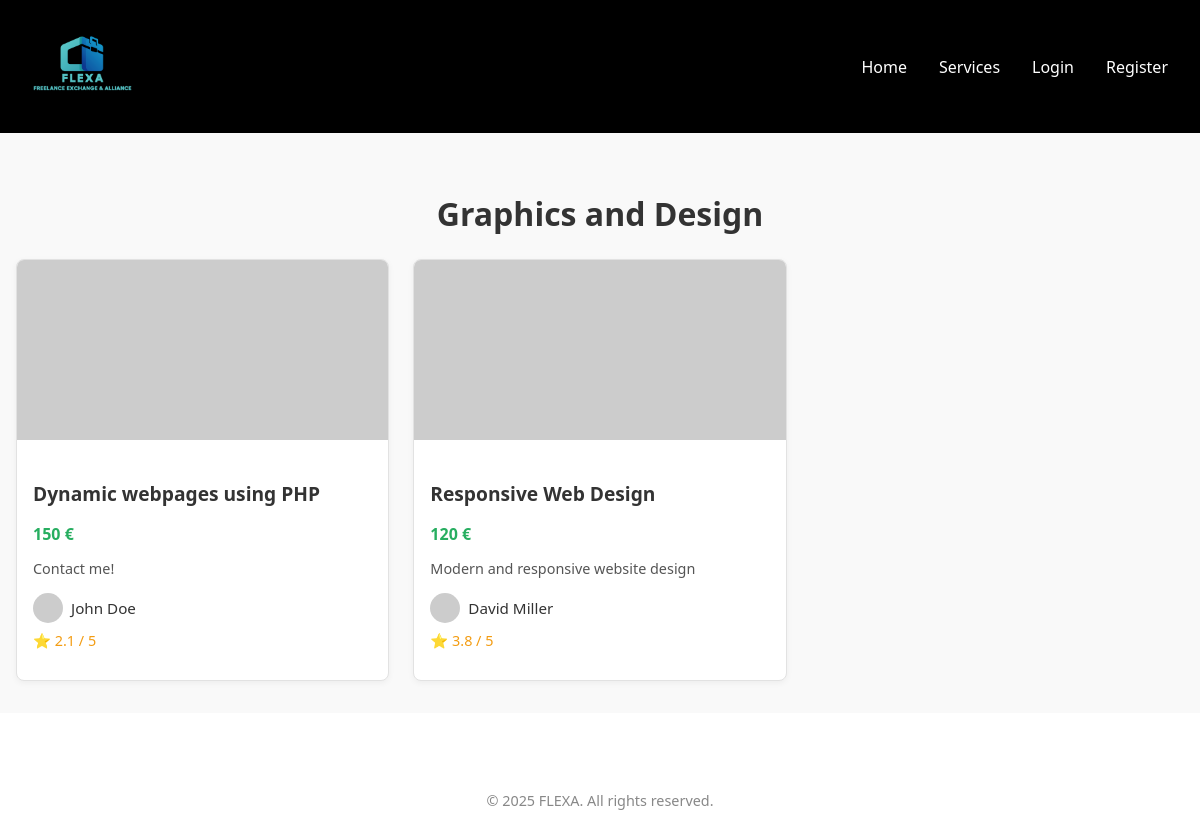
Before: /pages/category.php?name=Graphics+and+Design with the older database file.
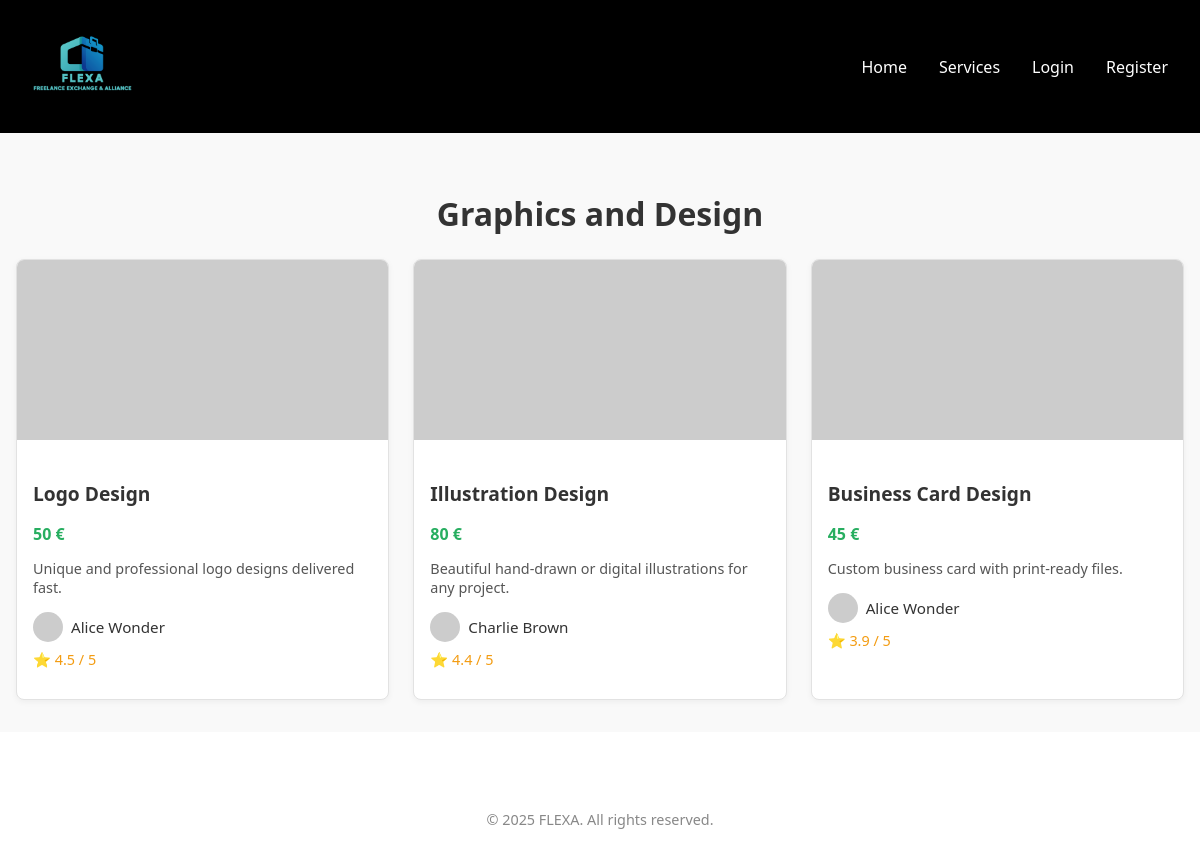
After: the same page with the newer database file.
### tables this page shows
CREATE TABLE Service
(
    serviceId    INTEGER,
    freelancerId INTEGER,
    categoryId   INTEGER,
    title        VARCHAR(255),
    price        DECIMAL(10, 2),
    deliveryTime INTEGER,
    description  TEXT,
    status       VARCHAR(15),
    rating       DECIMAL(2, 1) DEFAULT 0,

    CONSTRAINT Service_PK PRIMARY KEY (serviceId),
    CONSTRAINT Service_freelancerId_NN CHECK (freelancerId IS NOT NULL),
    CONSTRAINT Service_title_NN CHECK (title IS NOT NULL),
    CONSTRAINT Service_price_NN CHECK (price IS NOT NULL),
    CONSTRAINT Service_deliveryTime_NN CHECK (deliveryTime IS NOT NULL),
    CONSTRAINT Service_description_NN CHECK (description IS NOT NULL),
    CONSTRAINT Service_status_NN CHECK (status IS NOT NULL),
    CONSTRAINT Service_rating_NN CHECK (rating IS NOT NULL),
    CONSTRAINT Service_freelancer_FK FOREIGN KEY (freelancerId) REFERENCES User (userId) ON UPDATE CASCADE,
    CONSTRAINT Service_category_FK FOREIGN KEY (categoryId) REFERENCES ServiceCategory (serviceCategoryId) ON DELETE SET NULL ON UPDATE CASCADE,
    CONSTRAINT Service_deliveryTime_check CHECK (deliveryTime > 0),
    CONSTRAINT Service_status_CK CHECK (status IN ('active', 'inactive', 'deleted')),
    CONSTRAINT Service_rating_CK CHECK (rating BETWEEN 0 AND 5)
);

### pages/category.php (called while the page is built, shortened)
<?php
require_once(__DIR__ . '/../utils/session.php');
require_once(__DIR__ . '/../templates/common.tpl.php');
require_once(__DIR__ . '/../templates/category.tpl.php');
require_once(__DIR__ . '/../database/connection.db.php');
require_once(__DIR__ . '/../model/category.class.php');
require_once(__DIR__ . '/../database/complex_queries.php');
$session = new Session();
$category = $_GET['name'] ?? 'Unknown';
$category = urldecode($category);
$db = getDatabaseConnection();
$categoryId = Category::getCategoryByName($db, $category);
$categoryId = $categoryId->getId();
$relatedServices = getServices_FreelancersByCategoryId($db, $categoryId);
drawHeader("Category", $session);
drawCategoryResults($category, $relatedServices);
drawFooter();

### utils/session.php (called while the page is built, shortened)
<?php
class Session
{
    public function isLoggedIn(): bool
    {
        return isset($_SESSION['id']);
    }
}

### database/complex_queries.php (called while the page is built, shortened)
<?php
function getServices_FreelancersByCategoryId(PDO $db, int $cat_id): array
{
    $stmt = $db->prepare("
         SELECT
            S.serviceId,
            S.title,
            S.price,
            S.deliveryTime,
            S.description,
            S.status,
            U.name AS freelancerName,
            U.profilePictureURL,
            SM.mediaURL,
            (
                SELECT AVG(F.rating)
                FROM Purchase P
                JOIN Feedback F ON P.purchaseId = F.purchaseId
                WHERE P.serviceId = S.serviceId
            ) AS avgRating
        FROM Service S
        JOIN User U ON S.freelancerId = U.userId
        JOIN ServiceMedia SM ON S.serviceId = SM.serviceId
        WHERE S.categoryId = :cat_id
    ");
    $stmt->bindParam(":cat_id", $cat_id, PDO::PARAM_INT);
    $stmt->execute();
    $services = [];
    while ($row = $stmt->fetch(PDO::FETCH_ASSOC)) {
        $id = $row['serviceId'];
        if (!isset($services[$id])) {
            $services[$id] = [
                'title' => $row['title'],
                'price' => $row['price'],
                'deliveryTime' => $row['deliveryTime'],
                'description' => $row['description'],
                'status' => $row['status'],
                'avgRating' => round((float)$row['avgRating'], 1),
                'freelancer' => [
                    'name' => $row['freelancerName'],
                    'profilePictureURL' => $row['profilePictureURL']
                ],
                'images' => []
            ];
        }
        $services[$id]['images'][] = $row['mediaURL'];
    }
    return array_values($services);
}

### model/category.class.php (called while the page is built, shortened)
<?php
class Category
{
    private int $id;
    public function __construct(int $id, string $name, string $icon)
    {
        $this->id = $id;
    }
    public function getId(): int
    {
        return $this->id;
    }
    public static function getCategoryByName(PDO $db, string $name): ?Category
    {
        $stmt = $db->prepare("SELECT * FROM ServiceCategory WHERE name = ?");
        $stmt->execute([$name]);
        $data = $stmt->fetch(PDO::FETCH_ASSOC);
        return new Category(intval($data['serviceCategoryId']), $data['name'], $data['icon']);
    }
}

### templates/category.tpl.php (the view, shortened to what this page needs)
<?php
require_once(__DIR__ . '/../utils/session.php');
require_once(__DIR__ . '/../templates/common.tpl.php');
require_once(__DIR__ . '/../database/connection.db.php');
require_once(__DIR__ . '/../model/category.class.php');
?>
<?php function drawCategoryResults(string $category, array $services): void
{ ?>
    <section class="category-section">
        <div class="category-container">
            <?php
            if (strtolower($category) === 'serviços') {
                echo '<h2 class="section-category-title">Services</h2>';
            } elseif (str_starts_with($category, '_')) {
                echo '<h2 class="section-category-title">Search Results for ' . htmlspecialchars(ucfirst(substr($category, 1))) . '</h2>';
            } else {
                echo '<h2 class="section-category-title">' . $category . '</h2>';
            }
            ?>
            <?php if (empty($services)): ?>
                <p>No services found in this category.</p>
            <?php else: ?>
                <div class="service-grid">
                    <?php foreach ($services as $service): ?>
                        <article class="service-display">
                            <img src="<?= htmlspecialchars($service['images'][0] ?? '/assets/images/pfps/default.jpeg') ?>"
                                 alt="Service image" class="service-image">
                            <div class="service-info">
                                <h3 class="service-title"><?= htmlspecialchars($service['title']) ?></h3>
                                <p class="service-price"><?= htmlspecialchars((string)$service['price']) ?> €</p>
                                <p class="service-description"><?= htmlspecialchars($service['description']) ?></p>
                                <div class="freelancer-info">
                                    <img src="<?= htmlspecialchars($service['freelancer']['profilePictureURL']) ?>"
                                         alt="Freelancer profile" class="freelancer-pic">
                                    <span class="freelancer-name"><?= htmlspecialchars($service['freelancer']['name']) ?></span>
                                </div>
                                <?php if (isset($service['avgRating'])): ?>
                                    <p class="service-rating">⭐ <?= htmlspecialchars((string)$service['avgRating']) ?>
                                        / 5</p>
                                <?php else: ?>
                                    <p class="service-rating">⭐ No ratings yet</p>
                                <?php endif; ?>
                            </div>
                        </article>
                    <?php endforeach; ?>
                </div>
            <?php endif; ?>
        </div>
    </section>
<?php } ?>

### templates/common.tpl.php (shortened to what this page needs)
<?php
require_once(__DIR__ . '/../utils/session.php');
?>
<?php function drawHeader(string $title, Session $session): void
{ ?>
    <!DOCTYPE html>
<html lang="en-US">
<head>
    <link href="/css/style.css" rel="stylesheet">
</head>
<body>
<header class="site-header dark-header">
    <div class="container header-flex">
        <div class="logo">
            <img
                    src="/assets/images/flexa-logo@2x.png"
                    srcset="/assets/images/flexa-logo@2x.png 2x"
                    alt="FLEXA logo"
                    class="logo-img-big"
            />
        </div>
        <nav>
            <ul class="nav-menu">
                <li><a href="/pages/index.php">Home</a></li>
                <li><a href="/pages/services.php">Services</a></li>
                <?php
                if($session->isLoggedIn()){
                    echo '<li><a href="/actions/action_logout.php">Logout</a></li>';
                } else {
                    echo '<li><a href="/pages/login.php">Login</a></li>';
                    echo '<li><a href="/pages/signup.php">Register</a></li>';
                }
                ?>
            </ul>
        </nav>
    </div>
</header>
<main>
    <?php } ?>
    <?php function drawFooter(): void
    { ?>
</main>
<footer class="site-footer">
    <div class="container">
        <p>&copy 2025 FLEXA. All rights reserved.</p>
    </div>
</footer>
</body>
</html>
<?php } ?>

### css/style.css (style rules this page uses)
body { margin: 0; background: #ffffff; color: #333; font-family: 'Segoe UI', sans-serif; padding: 0; }
a { text-decoration: none; }
.container { max-width: 1200px; margin: 0 auto; padding: 2rem; }
.site-header { background: #000; padding: 0.5rem 0; }
.header-flex { display: flex; align-items: center; justify-content: space-between; padding: 1rem 2rem; gap: 1rem; }
.logo-img-big { height: auto; max-height: 80px; margin-top: 0; width: auto; max-width: 240px; object-fit: contain; image-rendering: -webkit-optimize-contrast; image-rendering: crisp-edges; }
.nav-menu { display: flex; gap: 2rem; list-style: none; margin: 0; padding: 0; }
.nav-menu li a { color: #fff; text-decoration: none; font-weight: 500; font-size: 1rem; transition: color 0.2s ease; }
footer { text-align: center; padding: 2rem; font-size: 0.9rem; color: #888; }
.category-section { padding: 2rem 0; background-color: #f9f9f9; }
.category-container { max-width: 1200px; margin: 0 auto; padding: 0 1rem; }
.section-category-title { font-size: 2rem; margin-bottom: 1.5rem; text-align: center; }
.service-grid { display: grid; grid-template-columns: repeat(auto-fill, minmax(280px, 1fr)); gap: 1.5rem; }
.service-display { background-color: white; border: 1px solid #e2e2e2; border-radius: 8px; overflow: hidden; box-shadow: 0 2px 6px rgba(0,0,0,0.05); transition: transform 0.2s ease; }
.service-image { width: 100%; height: 180px; object-fit: cover; }
.service-info { padding: 1rem; }
.service-title { font-size: 1.2rem; font-weight: bold; margin-bottom: 0.5rem; }
.service-price { color: #27ae60; font-weight: 600; margin-bottom: 0.5rem; }
.service-description { font-size: 0.9rem; color: #555; }
.freelancer-info { display: flex; align-items: center; gap: 0.5rem; margin-top: 0.75rem; }
.freelancer-pic { width: 30px; height: 30px; border-radius: 50%; object-fit: cover; }
.freelancer-name { font-size: 0.95rem; font-weight: 500; color: #333; }
.service-rating { font-size: 0.9rem; color: #f39c12; margin-top: 0.5rem; }

Changed rows visible on the page:
no longer on this page (row edited): service: title "Dynamic webpages using PHP", price "150", description "Contact me!", name "John Doe", avgRating "2.1"
no longer on this page (row edited): service: title "Responsive Web Design", price "120", description "Modern and responsive website design", name "David Miller", avgRating "3.8"
now on this page (row edited): service: title "Logo Design", price "50", description "Unique and professional logo designs delivered fast.", name "Alice Wonder", avgRating "4.5"
now on this page (row edited): service: title "Illustration Design", price "80", description "Beautiful hand-drawn or digital illustrations for any project.", name "Charlie Brown", avgRating "4.4"
added service: title "Business Card Design", price "45", description "Custom business card with print-ready files.", name "Alice Wonder", avgRating "3.9"
